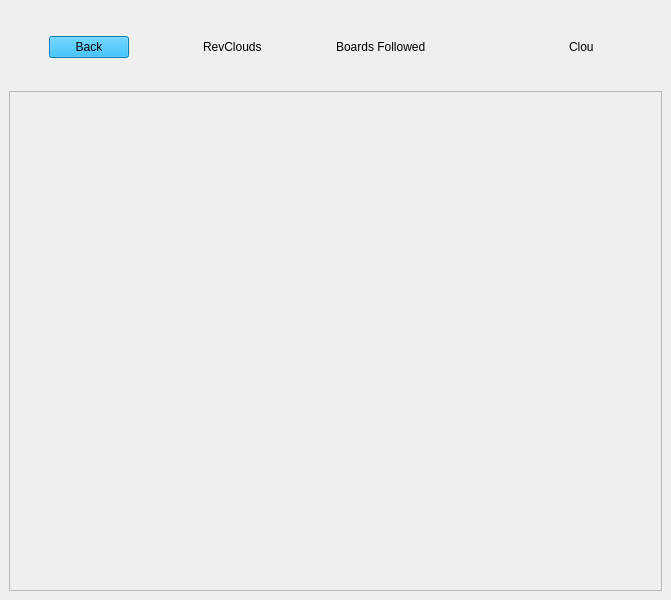
<?xml version="1.0" encoding="UTF-8"?>
<ui version="4.0">
 <class>FollowedBoards</class>
 <widget class="QMainWindow" name="FollowedBoards">
  <property name="geometry">
   <rect>
    <x>0</x>
    <y>0</y>
    <width>671</width>
    <height>600</height>
   </rect>
  </property>
  <property name="windowTitle">
   <string>MainWindow</string>
  </property>
  <widget class="QWidget" name="centralwidget">
   <layout class="QGridLayout" name="gridLayout_2">
    <item row="0" column="0">
     <layout class="QVBoxLayout" name="verticalLayout">
      <item>
       <layout class="QHBoxLayout" name="horizontalLayout_2">
        <property name="sizeConstraint">
         <enum>QLayout::SizeConstraint::SetFixedSize</enum>
        </property>
        <item>
         <spacer name="horizontalSpacer">
          <property name="orientation">
           <enum>Qt::Orientation::Horizontal</enum>
          </property>
          <property name="sizeType">
           <enum>QSizePolicy::Policy::Minimum</enum>
          </property>
          <property name="sizeHint" stdset="0">
           <size>
            <width>40</width>
            <height>20</height>
           </size>
          </property>
         </spacer>
        </item>
        <item>
         <widget class="QPushButton" name="Back">
          <property name="sizePolicy">
           <sizepolicy hsizetype="Fixed" vsizetype="Fixed">
            <horstretch>0</horstretch>
            <verstretch>0</verstretch>
           </sizepolicy>
          </property>
          <property name="styleSheet">
           <string notr="true">QPushButton { color: rgb(0, 0, 0);
font:  700 17pt &quot;MS Sans Serif&quot;;
background-color: rgb(0, 170, 245);
}

QPushButton:Hover {
background-color: rgb(10, 180, 255);
}</string>
          </property>
          <property name="text">
           <string>Back</string>
          </property>
         </widget>
        </item>
        <item>
         <spacer name="horizontalSpacer_2">
          <property name="orientation">
           <enum>Qt::Orientation::Horizontal</enum>
          </property>
          <property name="sizeHint" stdset="0">
           <size>
            <width>40</width>
            <height>20</height>
           </size>
          </property>
         </spacer>
        </item>
        <item>
         <widget class="QLabel" name="RevClouds">
          <property name="text">
           <string>RevClouds</string>
          </property>
         </widget>
        </item>
        <item>
         <spacer name="horizontalSpacer_4">
          <property name="orientation">
           <enum>Qt::Orientation::Horizontal</enum>
          </property>
          <property name="sizeHint" stdset="0">
           <size>
            <width>40</width>
            <height>20</height>
           </size>
          </property>
         </spacer>
        </item>
        <item>
         <widget class="QLabel" name="BoardsFollowed">
          <property name="styleSheet">
           <string notr="true">font: 20pt &quot;MS Sans Serif&quot;;</string>
          </property>
          <property name="text">
           <string>Boards Followed</string>
          </property>
         </widget>
        </item>
        <item>
         <spacer name="horizontalSpacer_6">
          <property name="orientation">
           <enum>Qt::Orientation::Horizontal</enum>
          </property>
          <property name="sizeHint" stdset="0">
           <size>
            <width>40</width>
            <height>20</height>
           </size>
          </property>
         </spacer>
        </item>
        <item>
         <spacer name="horizontalSpacer_5">
          <property name="orientation">
           <enum>Qt::Orientation::Horizontal</enum>
          </property>
          <property name="sizeHint" stdset="0">
           <size>
            <width>40</width>
            <height>20</height>
           </size>
          </property>
         </spacer>
        </item>
        <item>
         <widget class="QLabel" name="Clouds">
          <property name="text">
           <string>Clou</string>
          </property>
         </widget>
        </item>
        <item>
         <spacer name="horizontalSpacer_3">
          <property name="orientation">
           <enum>Qt::Orientation::Horizontal</enum>
          </property>
          <property name="sizeHint" stdset="0">
           <size>
            <width>40</width>
            <height>20</height>
           </size>
          </property>
         </spacer>
        </item>
       </layout>
      </item>
      <item>
       <widget class="QScrollArea" name="scrollArea">
        <property name="sizePolicy">
         <sizepolicy hsizetype="Expanding" vsizetype="Fixed">
          <horstretch>0</horstretch>
          <verstretch>0</verstretch>
         </sizepolicy>
        </property>
        <property name="minimumSize">
         <size>
          <width>0</width>
          <height>500</height>
         </size>
        </property>
        <property name="maximumSize">
         <size>
          <width>16777215</width>
          <height>600</height>
         </size>
        </property>
        <property name="widgetResizable">
         <bool>true</bool>
        </property>
        <widget class="QWidget" name="scrollAreaWidgetContents">
         <property name="geometry">
          <rect>
           <x>0</x>
           <y>0</y>
           <width>655</width>
           <height>498</height>
          </rect>
         </property>
        </widget>
       </widget>
      </item>
     </layout>
    </item>
   </layout>
  </widget>
 </widget>
 <resources/>
 <connections/>
</ui>
